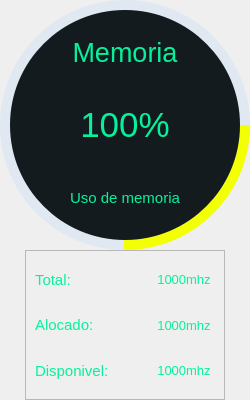
               <widget class="QFrame" name="Frame_Memory">
                <property name="minimumSize">
                 <size>
                  <width>250</width>
                  <height>400</height>
                 </size>
                </property>
                <property name="maximumSize">
                 <size>
                  <width>200</width>
                  <height>350</height>
                 </size>
                </property>
                <property name="styleSheet">
                 <string notr="true">QFrame {
	background:  none;	
	

    }
</string>
                </property>
                <property name="frameShape">
                 <enum>QFrame::NoFrame</enum>
                </property>
                <property name="frameShadow">
                 <enum>QFrame::Raised</enum>
                </property>
                <layout class="QVBoxLayout" name="verticalLayout_11">
                 <property name="spacing">
                  <number>0</number>
                 </property>
                 <property name="leftMargin">
                  <number>0</number>
                 </property>
                 <property name="topMargin">
                  <number>0</number>
                 </property>
                 <property name="rightMargin">
                  <number>0</number>
                 </property>
                 <property name="bottomMargin">
                  <number>0</number>
                 </property>
                 <item>
                  <widget class="QFrame" name="progres_fund_memoria">
                   <property name="minimumSize">
                    <size>
                     <width>250</width>
                     <height>250</height>
                    </size>
                   </property>
                   <property name="styleSheet">
                    <string notr="true">QFrame{
	border: none;
	border-radius: 125px;
	background-color: rgba(85, 170, 255, 0.10);
}</string>
                   </property>
                   <property name="frameShape">
                    <enum>QFrame::StyledPanel</enum>
                   </property>
                   <property name="frameShadow">
                    <enum>QFrame::Raised</enum>
                   </property>
                   <widget class="QFrame" name="Porcent_circle_memoria">
                    <property name="geometry">
                     <rect>
                      <x>0</x>
                      <y>0</y>
                      <width>250</width>
                      <height>250</height>
                     </rect>
                    </property>
                    <property name="minimumSize">
                     <size>
                      <width>250</width>
                      <height>250</height>
                     </size>
                    </property>
                    <property name="maximumSize">
                     <size>
                      <width>250</width>
                      <height>250</height>
                     </size>
                    </property>
                    <property name="styleSheet">
                     <string notr="true">QFrame{
	border: none;
	border-radius: 125px;
	background-color: qconicalgradient(cx:0.5, cy:0.5, angle:0, stop:0.749 rgba(170, 0, 255, 0), stop:0.75 rgba(242, 255, 5, 255));
}</string>
                    </property>
                    <property name="frameShape">
                     <enum>QFrame::StyledPanel</enum>
                    </property>
                    <property name="frameShadow">
                     <enum>QFrame::Raised</enum>
                    </property>
                    <widget class="QFrame" name="cicler_3">
                     <property name="geometry">
                      <rect>
                       <x>10</x>
                       <y>10</y>
                       <width>230</width>
                       <height>230</height>
                      </rect>
                     </property>
                     <property name="minimumSize">
                      <size>
                       <width>230</width>
                       <height>230</height>
                      </size>
                     </property>
                     <property name="maximumSize">
                      <size>
                       <width>230</width>
                       <height>230</height>
                      </size>
                     </property>
                     <property name="styleSheet">
                      <string notr="true">QFrame{
	border: none;
	border-radius: 115px;
	background-color: #131B1F;
}
QFrame:hover{
	background:  #38393B;
}</string>
                     </property>
                     <property name="frameShape">
                      <enum>QFrame::StyledPanel</enum>
                     </property>
                     <property name="frameShadow">
                      <enum>QFrame::Raised</enum>
                     </property>
                     <layout class="QVBoxLayout" name="verticalLayout_13">
                      <item>
                       <widget class="QLabel" name="label_19">
                        <property name="font">
                         <font>
                          <family>Tahoma</family>
                          <pointsize>20</pointsize>
                         </font>
                        </property>
                        <property name="styleSheet">
                         <string notr="true">border: none;
color: #05F29B;
background-color: none;</string>
                        </property>
                        <property name="text">
                         <string>Memoria</string>
                        </property>
                        <property name="alignment">
                         <set>Qt::AlignCenter</set>
                        </property>
                       </widget>
                      </item>
                      <item>
                       <widget class="QLabel" name="Vmemory_usage">
                        <property name="font">
                         <font>
                          <family>Tahoma</family>
                          <pointsize>26</pointsize>
                         </font>
                        </property>
                        <property name="styleSheet">
                         <string notr="true">border: none;
color: #05F29B;
background-color: none;</string>
                        </property>
                        <property name="text">
                         <string>100%</string>
                        </property>
                        <property name="alignment">
                         <set>Qt::AlignCenter</set>
                        </property>
                       </widget>
                      </item>
                      <item>
                       <widget class="QLabel" name="label_21">
                        <property name="font">
                         <font>
                          <family>Tahoma</family>
                          <pointsize>11</pointsize>
                         </font>
                        </property>
                        <property name="styleSheet">
                         <string notr="true">border: none;
color: #05F29B;
background-color: none;</string>
                        </property>
                        <property name="text">
                         <string>Uso de memoria</string>
                        </property>
                        <property name="alignment">
                         <set>Qt::AlignCenter</set>
                        </property>
                       </widget>
                      </item>
                     </layout>
                    </widget>
                   </widget>
                  </widget>
                 </item>
                 <item alignment="Qt::AlignHCenter">
                  <widget class="QFrame" name="FDados_3">
                   <property name="enabled">
                    <bool>true</bool>
                   </property>
                   <property name="minimumSize">
                    <size>
                     <width>200</width>
                     <height>100</height>
                    </size>
                   </property>
                   <property name="maximumSize">
                    <size>
                     <width>200</width>
                     <height>170</height>
                    </size>
                   </property>
                   <property name="styleSheet">
                    <string notr="true">QFrame{
	background: none;
}</string>
                   </property>
                   <property name="frameShape">
                    <enum>QFrame::StyledPanel</enum>
                   </property>
                   <property name="frameShadow">
                    <enum>QFrame::Raised</enum>
                   </property>
                   <layout class="QHBoxLayout" name="horizontalLayout_5">
                    <property name="spacing">
                     <number>0</number>
                    </property>
                    <property name="leftMargin">
                     <number>0</number>
                    </property>
                    <property name="topMargin">
                     <number>0</number>
                    </property>
                    <property name="rightMargin">
                     <number>0</number>
                    </property>
                    <property name="bottomMargin">
                     <number>0</number>
                    </property>
                    <item>
                     <widget class="QFrame" name="FDesquedo_3">
                      <property name="minimumSize">
                       <size>
                        <width>90</width>
                        <height>0</height>
                       </size>
                      </property>
                      <property name="styleSheet">
                       <string notr="true">background: none;
border: none;</string>
                      </property>
                      <property name="frameShape">
                       <enum>QFrame::StyledPanel</enum>
                      </property>
                      <property name="frameShadow">
                       <enum>QFrame::Raised</enum>
                      </property>
                      <layout class="QVBoxLayout" name="verticalLayout_14">
                       <item>
                        <widget class="QLabel" name="label_22">
                         <property name="font">
                          <font>
                           <family>Tahoma</family>
                           <pointsize>11</pointsize>
                          </font>
                         </property>
                         <property name="styleSheet">
                          <string notr="true">border: none;
color: #05F29B;
background: none;</string>
                         </property>
                         <property name="text">
                          <string>Total:</string>
                         </property>
                         <property name="alignment">
                          <set>Qt::AlignLeading|Qt::AlignLeft|Qt::AlignVCenter</set>
                         </property>
                        </widget>
                       </item>
                       <item>
                        <widget class="QLabel" name="label_23">
                         <property name="minimumSize">
                          <size>
                           <width>100</width>
                           <height>0</height>
                          </size>
                         </property>
                         <property name="font">
                          <font>
                           <family>Tahoma</family>
                           <pointsize>11</pointsize>
                          </font>
                         </property>
                         <property name="styleSheet">
                          <string notr="true">border: none;
color: #05F29B;
background: none;</string>
                         </property>
                         <property name="text">
                          <string>Alocado:</string>
                         </property>
                         <property name="alignment">
                          <set>Qt::AlignLeading|Qt::AlignLeft|Qt::AlignVCenter</set>
                         </property>
                        </widget>
                       </item>
                       <item>
                        <widget class="QLabel" name="label_24">
                         <property name="font">
                          <font>
                           <family>Tahoma</family>
                           <pointsize>11</pointsize>
                          </font>
                         </property>
                         <property name="styleSheet">
                          <string notr="true">border: none;
color: #05F29B;
background: none;</string>
                         </property>
                         <property name="text">
                          <string>Disponivel:</string>
                         </property>
                        </widget>
                       </item>
                      </layout>
                     </widget>
                    </item>
                    <item>
                     <widget class="QFrame" name="FDdireito_3">
                      <property name="minimumSize">
                       <size>
                        <width>80</width>
                        <height>50</height>
                       </size>
                      </property>
                      <property name="maximumSize">
                       <size>
                        <width>90</width>
                        <height>16777215</height>
                       </size>
                      </property>
                      <property name="styleSheet">
                       <string notr="true">background: none;
border: none;</string>
                      </property>
                      <property name="frameShape">
                       <enum>QFrame::StyledPanel</enum>
                      </property>
                      <property name="frameShadow">
                       <enum>QFrame::Raised</enum>
                      </property>
                      <layout class="QVBoxLayout" name="verticalLayout_15">
                       <item>
                        <widget class="QLabel" name="Vmemory_total">
                         <property name="font">
                          <font>
                           <family>Tahoma</family>
                           <pointsize>10</pointsize>
                          </font>
                         </property>
                         <property name="styleSheet">
                          <string notr="true">border: none;
color: #05F29B;
background: none;</string>
                         </property>
                         <property name="text">
                          <string>1000mhz</string>
                         </property>
                         <property name="alignment">
                          <set>Qt::AlignCenter</set>
                         </property>
                        </widget>
                       </item>
                       <item>
                        <widget class="QLabel" name="Vmemory_Alocado">
                         <property name="font">
                          <font>
                           <family>Tahoma</family>
                           <pointsize>10</pointsize>
                          </font>
                         </property>
                         <property name="styleSheet">
                          <string notr="true">border: none;
color: #05F29B;
background: none;</string>
                         </property>
                         <property name="text">
                          <string>1000mhz</string>
                         </property>
                         <property name="alignment">
                          <set>Qt::AlignCenter</set>
                         </property>
                        </widget>
                       </item>
                       <item>
                        <widget class="QLabel" name="Vmemory_Disponivel">
                         <property name="font">
                          <font>
                           <family>Tahoma</family>
                           <pointsize>10</pointsize>
                          </font>
                         </property>
                         <property name="styleSheet">
                          <string notr="true">border: none;
color: #05F29B;
background: none;</string>
                         </property>
                         <property name="text">
                          <string>1000mhz</string>
                         </property>
                         <property name="alignment">
                          <set>Qt::AlignCenter</set>
                         </property>
                        </widget>
                       </item>
                      </layout>
                     </widget>
                    </item>
                   </layout>
                  </widget>
                 </item>
                </layout>
               </widget>
